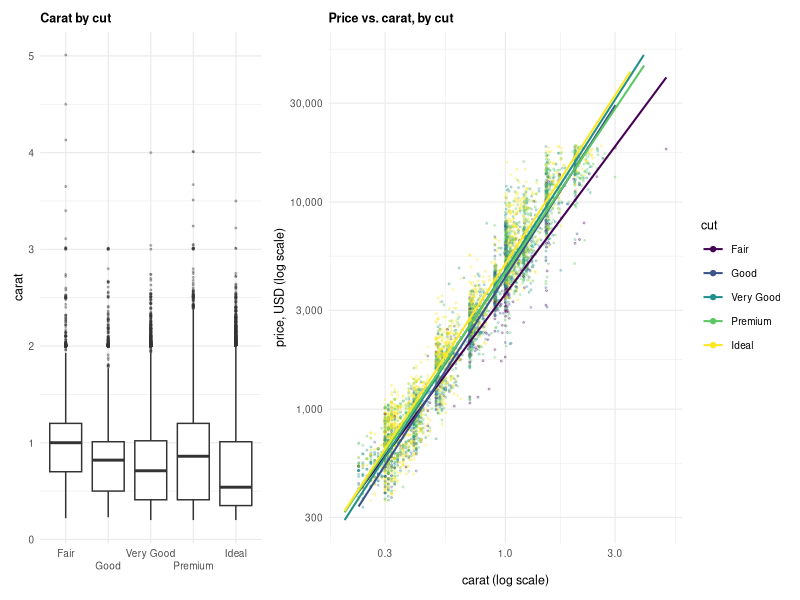
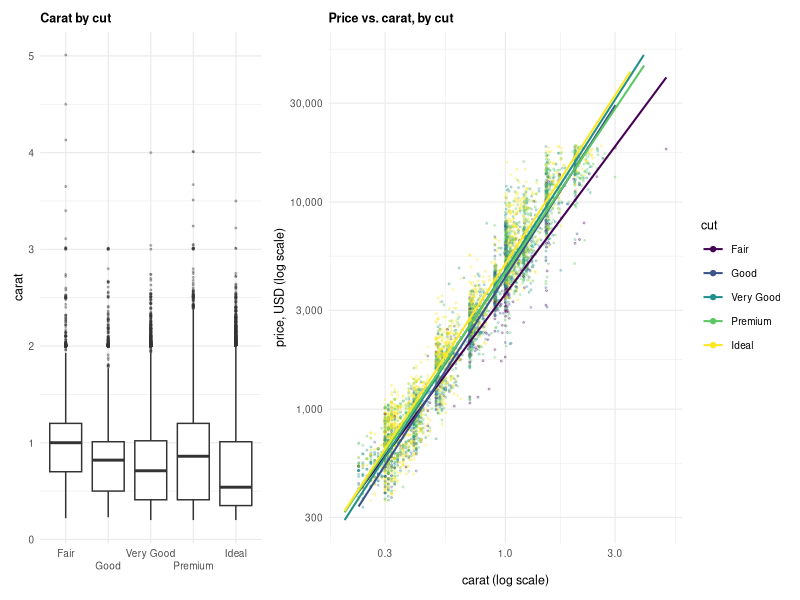

Generate these figures, in order, with R:
# ---- R code: figures/eda_diamonds_cut_carat.pdf ----
library(ggplot2)
library(patchwork)
library(dplyr)
theme_set(theme_minimal(base_size = 9) +
                            theme(plot.title = element_text(size = 9, face = "bold")))
set.seed(1)
# dir.create("figures", showWarnings = FALSE)

p_box <- ggplot(diamonds, aes(cut, carat)) +
      geom_boxplot(outlier.size = 0.4, outlier.alpha = 0.3) +
      scale_x_discrete(guide = guide_axis(n.dodge = 2)) +
      labs(title = "Carat by cut", x = NULL, y = "carat") + theme(
          panel.background = element_rect(fill = "transparent", colour = NA),
          plot.background  = element_rect(fill = "transparent", colour = NA)
      )

p_scatter <- ggplot(diamonds, aes(carat, price, colour = cut)) +
      geom_point(data = slice_sample(diamonds, n = 5000), alpha = 0.25, size = 0.4) +
      geom_smooth(method = "lm", se = FALSE, linewidth = 0.7) +
      scale_x_log10() +
      scale_y_log10(labels = scales::label_comma()) +
      scale_colour_viridis_d() +
      guides(colour = guide_legend(override.aes = list(alpha = 1, size = 1.5))) +
      labs(title = "Price vs. carat, by cut", x = "carat (log scale)",
                    y = "price, USD (log scale)") +
    theme(
        panel.background = element_rect(fill = "transparent", colour = NA),
        plot.background  = element_rect(fill = "transparent", colour = NA)
    )

p <- (p_box | p_scatter) + plot_layout(widths = c(1, 1.6))
p
ggsave("eda_diamonds_cut_carat.pdf", p, width = 6.0, height = 1.7)
